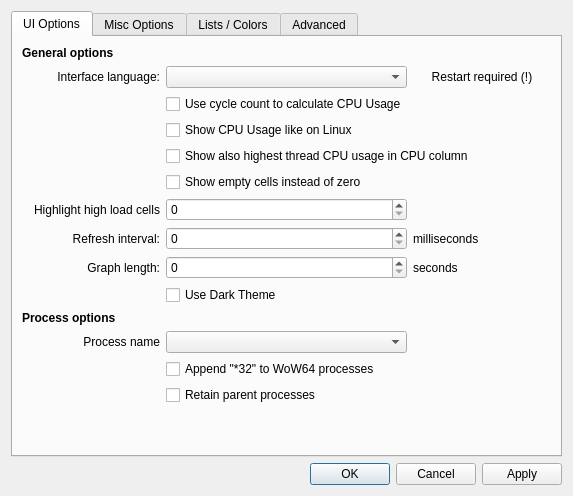
<?xml version="1.0" encoding="UTF-8"?>
<ui version="4.0">
 <class>SettingsWindow</class>
 <widget class="QWidget" name="SettingsWindow">
  <property name="geometry">
   <rect>
    <x>0</x>
    <y>0</y>
    <width>573</width>
    <height>496</height>
   </rect>
  </property>
  <property name="sizePolicy">
   <sizepolicy hsizetype="Preferred" vsizetype="Preferred">
    <horstretch>0</horstretch>
    <verstretch>0</verstretch>
   </sizepolicy>
  </property>
  <property name="minimumSize">
   <size>
    <width>0</width>
    <height>0</height>
   </size>
  </property>
  <property name="maximumSize">
   <size>
    <width>16777215</width>
    <height>16777215</height>
   </size>
  </property>
  <property name="windowTitle">
   <string>TaskExplorer Settings</string>
  </property>
  <layout class="QVBoxLayout" name="verticalLayout_2">
   <item>
    <layout class="QVBoxLayout" name="verticalLayout">
     <item>
      <widget class="QTabWidget" name="tabWidget">
       <property name="font">
        <font>
         <kerning>true</kerning>
        </font>
       </property>
       <property name="tabPosition">
        <enum>QTabWidget::TabPosition::North</enum>
       </property>
       <property name="currentIndex">
        <number>0</number>
       </property>
       <widget class="QWidget" name="tab">
        <attribute name="title">
         <string>UI Options</string>
        </attribute>
        <layout class="QGridLayout" name="gridLayout_4">
         <item row="1" column="0">
          <layout class="QGridLayout" name="gridLayout_3">
           <item row="6" column="1">
            <widget class="QSpinBox" name="highlightCount"/>
           </item>
           <item row="14" column="1">
            <spacer name="verticalSpacer">
             <property name="orientation">
              <enum>Qt::Orientation::Vertical</enum>
             </property>
             <property name="sizeHint" stdset="0">
              <size>
               <width>20</width>
               <height>40</height>
              </size>
             </property>
            </spacer>
           </item>
           <item row="14" column="0">
            <spacer name="horizontalSpacer_3">
             <property name="orientation">
              <enum>Qt::Orientation::Horizontal</enum>
             </property>
             <property name="sizeHint" stdset="0">
              <size>
               <width>40</width>
               <height>20</height>
              </size>
             </property>
            </spacer>
           </item>
           <item row="7" column="1">
            <widget class="QSpinBox" name="refreshInterval">
             <property name="maximum">
              <number>10000</number>
             </property>
             <property name="singleStep">
              <number>250</number>
             </property>
            </widget>
           </item>
           <item row="1" column="1">
            <widget class="QComboBox" name="uiLang"/>
           </item>
           <item row="6" column="0">
            <widget class="QLabel" name="label_18">
             <property name="text">
              <string>Highlight high load cells</string>
             </property>
             <property name="alignment">
              <set>Qt::AlignmentFlag::AlignRight|Qt::AlignmentFlag::AlignTrailing|Qt::AlignmentFlag::AlignVCenter</set>
             </property>
            </widget>
           </item>
           <item row="5" column="1">
            <widget class="QCheckBox" name="chkClearZeros">
             <property name="text">
              <string>Show empty cells instead of zero</string>
             </property>
            </widget>
           </item>
           <item row="7" column="2">
            <widget class="QLabel" name="label_12">
             <property name="text">
              <string>milliseconds</string>
             </property>
            </widget>
           </item>
           <item row="0" column="0">
            <widget class="QLabel" name="label_4">
             <property name="font">
              <font>
               <bold>true</bold>
               <kerning>true</kerning>
              </font>
             </property>
             <property name="text">
              <string>General options</string>
             </property>
            </widget>
           </item>
           <item row="2" column="1">
            <widget class="QCheckBox" name="chkUseCycles">
             <property name="text">
              <string>Use cycle count to calculate CPU Usage</string>
             </property>
            </widget>
           </item>
           <item row="8" column="0">
            <widget class="QLabel" name="label_8">
             <property name="text">
              <string>Graph length:</string>
             </property>
             <property name="alignment">
              <set>Qt::AlignmentFlag::AlignRight|Qt::AlignmentFlag::AlignTrailing|Qt::AlignmentFlag::AlignVCenter</set>
             </property>
            </widget>
           </item>
           <item row="8" column="2">
            <widget class="QLabel" name="label_11">
             <property name="text">
              <string>seconds</string>
             </property>
            </widget>
           </item>
           <item row="1" column="2">
            <widget class="QLabel" name="label_24">
             <property name="text">
              <string>Restart required (!)</string>
             </property>
             <property name="alignment">
              <set>Qt::AlignmentFlag::AlignCenter</set>
             </property>
            </widget>
           </item>
           <item row="3" column="1">
            <widget class="QCheckBox" name="chkLinuxStyle">
             <property name="text">
              <string>Show CPU Usage like on Linux</string>
             </property>
             <property name="tristate">
              <bool>true</bool>
             </property>
            </widget>
           </item>
           <item row="14" column="2">
            <spacer name="horizontalSpacer_2">
             <property name="orientation">
              <enum>Qt::Orientation::Horizontal</enum>
             </property>
             <property name="sizeHint" stdset="0">
              <size>
               <width>40</width>
               <height>20</height>
              </size>
             </property>
            </spacer>
           </item>
           <item row="8" column="1">
            <widget class="QSpinBox" name="graphLength">
             <property name="maximum">
              <number>1800</number>
             </property>
             <property name="singleStep">
              <number>60</number>
             </property>
            </widget>
           </item>
           <item row="7" column="0">
            <widget class="QLabel" name="label_9">
             <property name="text">
              <string>Refresh interval:</string>
             </property>
             <property name="alignment">
              <set>Qt::AlignmentFlag::AlignRight|Qt::AlignmentFlag::AlignTrailing|Qt::AlignmentFlag::AlignVCenter</set>
             </property>
            </widget>
           </item>
           <item row="13" column="1">
            <widget class="QCheckBox" name="chkParents">
             <property name="text">
              <string>Retain parent processes</string>
             </property>
            </widget>
           </item>
           <item row="10" column="0">
            <widget class="QLabel" name="label_7">
             <property name="font">
              <font>
               <bold>true</bold>
               <kerning>true</kerning>
              </font>
             </property>
             <property name="text">
              <string>Process options</string>
             </property>
            </widget>
           </item>
           <item row="9" column="1">
            <widget class="QCheckBox" name="chkDarkTheme">
             <property name="text">
              <string>Use Dark Theme</string>
             </property>
             <property name="tristate">
              <bool>true</bool>
             </property>
            </widget>
           </item>
           <item row="1" column="0">
            <widget class="QLabel" name="label_23">
             <property name="text">
              <string>Interface language:</string>
             </property>
             <property name="alignment">
              <set>Qt::AlignmentFlag::AlignRight|Qt::AlignmentFlag::AlignTrailing|Qt::AlignmentFlag::AlignVCenter</set>
             </property>
            </widget>
           </item>
           <item row="11" column="1">
            <widget class="QComboBox" name="processName"/>
           </item>
           <item row="12" column="1">
            <widget class="QCheckBox" name="chkShow32">
             <property name="text">
              <string>Append &quot;*32&quot; to WoW64 processes</string>
             </property>
            </widget>
           </item>
           <item row="11" column="0">
            <widget class="QLabel" name="label_14">
             <property name="text">
              <string>Process name</string>
             </property>
             <property name="alignment">
              <set>Qt::AlignmentFlag::AlignRight|Qt::AlignmentFlag::AlignTrailing|Qt::AlignmentFlag::AlignVCenter</set>
             </property>
            </widget>
           </item>
           <item row="4" column="1" colspan="2">
            <widget class="QCheckBox" name="chkMaxThread">
             <property name="text">
              <string>Show also highest thread CPU usage in CPU column</string>
             </property>
            </widget>
           </item>
          </layout>
         </item>
        </layout>
       </widget>
       <widget class="QWidget" name="tab_4">
        <attribute name="title">
         <string>Misc Options</string>
        </attribute>
        <layout class="QGridLayout" name="gridLayout_9">
         <item row="0" column="0">
          <layout class="QGridLayout" name="gridLayout_8">
           <item row="9" column="1">
            <spacer name="verticalSpacer_4">
             <property name="orientation">
              <enum>Qt::Orientation::Vertical</enum>
             </property>
             <property name="sizeHint" stdset="0">
              <size>
               <width>20</width>
               <height>40</height>
              </size>
             </property>
            </spacer>
           </item>
           <item row="9" column="0">
            <spacer name="horizontalSpacer_9">
             <property name="orientation">
              <enum>Qt::Orientation::Horizontal</enum>
             </property>
             <property name="sizeHint" stdset="0">
              <size>
               <width>40</width>
               <height>20</height>
              </size>
             </property>
            </spacer>
           </item>
           <item row="3" column="1">
            <widget class="QCheckBox" name="chkReverseDns">
             <property name="text">
              <string>Use Reverse DNS for remote host name resolution</string>
             </property>
            </widget>
           </item>
           <item row="0" column="0">
            <widget class="QLabel" name="label_43">
             <property name="font">
              <font>
               <bold>true</bold>
               <kerning>true</kerning>
              </font>
             </property>
             <property name="text">
              <string>Network Options</string>
             </property>
            </widget>
           </item>
           <item row="2" column="1">
            <widget class="QCheckBox" name="chkLanPlot">
             <property name="text">
              <string>Show LAN only TCP/IP Traffic (ETW)</string>
             </property>
            </widget>
           </item>
           <item row="4" column="1" colspan="2">
            <widget class="QCheckBox" name="chkSmartDns">
             <property name="text">
              <string>Use DNS cache for remote host name resolution</string>
             </property>
            </widget>
           </item>
           <item row="1" column="1">
            <widget class="QCheckBox" name="chkUdpCons">
             <property name="text">
              <string>Show Pseudo UDP Connections (ETW)</string>
             </property>
            </widget>
           </item>
           <item row="5" column="0">
            <widget class="QLabel" name="label_5">
             <property name="font">
              <font>
               <bold>true</bold>
               <kerning>true</kerning>
              </font>
             </property>
             <property name="text">
              <string>Tray options</string>
             </property>
            </widget>
           </item>
           <item row="6" column="1">
            <widget class="QCheckBox" name="chkShowTray">
             <property name="text">
              <string>Show Sys-Tray</string>
             </property>
            </widget>
           </item>
           <item row="9" column="2">
            <spacer name="horizontalSpacer_8">
             <property name="orientation">
              <enum>Qt::Orientation::Horizontal</enum>
             </property>
             <property name="sizeHint" stdset="0">
              <size>
               <width>40</width>
               <height>20</height>
              </size>
             </property>
            </spacer>
           </item>
           <item row="7" column="1">
            <widget class="QComboBox" name="trayMode"/>
           </item>
           <item row="7" column="0">
            <widget class="QLabel" name="label_10">
             <property name="text">
              <string>Infos in tray:</string>
             </property>
             <property name="alignment">
              <set>Qt::AlignmentFlag::AlignRight|Qt::AlignmentFlag::AlignTrailing|Qt::AlignmentFlag::AlignVCenter</set>
             </property>
            </widget>
           </item>
           <item row="8" column="0">
            <widget class="QLabel" name="label_15">
             <property name="text">
              <string>On main window close:</string>
             </property>
             <property name="alignment">
              <set>Qt::AlignmentFlag::AlignRight|Qt::AlignmentFlag::AlignTrailing|Qt::AlignmentFlag::AlignVCenter</set>
             </property>
            </widget>
           </item>
           <item row="8" column="1">
            <widget class="QComboBox" name="onClose"/>
           </item>
          </layout>
         </item>
        </layout>
       </widget>
       <widget class="QWidget" name="tab_2">
        <attribute name="title">
         <string>Lists / Colors</string>
        </attribute>
        <layout class="QGridLayout" name="gridLayout_2">
         <item row="0" column="0">
          <layout class="QGridLayout" name="gridLayout">
           <item row="0" column="1">
            <widget class="QSpinBox" name="highlightTime">
             <property name="maximum">
              <number>60000</number>
             </property>
             <property name="singleStep">
              <number>500</number>
             </property>
            </widget>
           </item>
           <item row="0" column="0">
            <widget class="QLabel" name="label_19">
             <property name="text">
              <string>New item highlight time:</string>
             </property>
            </widget>
           </item>
           <item row="2" column="0">
            <widget class="QLabel" name="label_2">
             <property name="text">
              <string>List item colors</string>
             </property>
            </widget>
           </item>
           <item row="1" column="0">
            <widget class="QLabel" name="label">
             <property name="text">
              <string>Old item persistence time:</string>
             </property>
            </widget>
           </item>
           <item row="1" column="1">
            <widget class="QSpinBox" name="persistenceTime">
             <property name="maximum">
              <number>60000</number>
             </property>
             <property name="singleStep">
              <number>500</number>
             </property>
            </widget>
           </item>
           <item row="5" column="2">
            <widget class="QLineEdit" name="cellSeparator">
             <property name="maximumSize">
              <size>
               <width>75</width>
               <height>16777215</height>
              </size>
             </property>
            </widget>
           </item>
           <item row="5" column="3">
            <widget class="QLabel" name="label_22">
             <property name="text">
              <string>Max cell width:</string>
             </property>
             <property name="alignment">
              <set>Qt::AlignmentFlag::AlignRight|Qt::AlignmentFlag::AlignTrailing|Qt::AlignmentFlag::AlignVCenter</set>
             </property>
            </widget>
           </item>
           <item row="5" column="4">
            <widget class="QSpinBox" name="maxCellWidth">
             <property name="minimum">
              <number>0</number>
             </property>
             <property name="maximum">
              <number>1000</number>
             </property>
             <property name="value">
              <number>0</number>
             </property>
            </widget>
           </item>
           <item row="2" column="2" colspan="3">
            <spacer name="horizontalSpacer_4">
             <property name="orientation">
              <enum>Qt::Orientation::Horizontal</enum>
             </property>
             <property name="sizeHint" stdset="0">
              <size>
               <width>40</width>
               <height>20</height>
              </size>
             </property>
            </spacer>
           </item>
           <item row="3" column="0" colspan="5">
            <widget class="QListWidget" name="colorList"/>
           </item>
           <item row="4" column="0" colspan="2">
            <widget class="QLabel" name="label_3">
             <property name="text">
              <string>Double-click on an item to change its color.</string>
             </property>
            </widget>
           </item>
           <item row="0" column="2">
            <widget class="QLabel" name="label_20">
             <property name="text">
              <string>milliseconds</string>
             </property>
            </widget>
           </item>
           <item row="1" column="2">
            <widget class="QLabel" name="label_13">
             <property name="text">
              <string>milliseconds</string>
             </property>
            </widget>
           </item>
           <item row="5" column="0">
            <widget class="QCheckBox" name="chkSimpleCopy">
             <property name="text">
              <string>Simple list copy format</string>
             </property>
            </widget>
           </item>
           <item row="5" column="1">
            <widget class="QLabel" name="label_21">
             <property name="text">
              <string>Separator:</string>
             </property>
             <property name="alignment">
              <set>Qt::AlignmentFlag::AlignRight|Qt::AlignmentFlag::AlignTrailing|Qt::AlignmentFlag::AlignVCenter</set>
             </property>
            </widget>
           </item>
          </layout>
         </item>
        </layout>
       </widget>
       <widget class="QWidget" name="tab_3">
        <attribute name="title">
         <string>Advanced</string>
        </attribute>
        <layout class="QGridLayout" name="gridLayout_6">
         <item row="0" column="0">
          <layout class="QGridLayout" name="gridLayout_5">
           <item row="0" column="0">
            <widget class="QLabel" name="label_6">
             <property name="font">
              <font>
               <bold>true</bold>
               <kerning>true</kerning>
              </font>
             </property>
             <property name="text">
              <string>Symbol options</string>
             </property>
            </widget>
           </item>
           <item row="8" column="1" colspan="2">
            <widget class="QCheckBox" name="chkSoftForce">
             <property name="text">
              <string>Use soft force, hold CTRL to use hard force</string>
             </property>
            </widget>
           </item>
           <item row="4" column="1">
            <widget class="QCheckBox" name="chkTraceDLLs">
             <property name="text">
              <string>Trace unloaded modules</string>
             </property>
            </widget>
           </item>
           <item row="2" column="0">
            <widget class="QCheckBox" name="chkSymbolPath">
             <property name="text">
              <string>Download Symbols:</string>
             </property>
            </widget>
           </item>
           <item row="2" column="1" colspan="2">
            <widget class="QLineEdit" name="symbolPath"/>
           </item>
           <item row="6" column="0">
            <widget class="QLabel" name="label_17">
             <property name="font">
              <font>
               <bold>true</bold>
               <kerning>true</kerning>
              </font>
             </property>
             <property name="text">
              <string>Other Options</string>
             </property>
            </widget>
           </item>
           <item row="9" column="2">
            <spacer name="horizontalSpacer_5">
             <property name="orientation">
              <enum>Qt::Orientation::Horizontal</enum>
             </property>
             <property name="sizeHint" stdset="0">
              <size>
               <width>40</width>
               <height>20</height>
              </size>
             </property>
            </spacer>
           </item>
           <item row="9" column="1">
            <spacer name="verticalSpacer_2">
             <property name="orientation">
              <enum>Qt::Orientation::Vertical</enum>
             </property>
             <property name="sizeHint" stdset="0">
              <size>
               <width>20</width>
               <height>40</height>
              </size>
             </property>
            </spacer>
           </item>
           <item row="9" column="0">
            <spacer name="horizontalSpacer">
             <property name="orientation">
              <enum>Qt::Orientation::Horizontal</enum>
             </property>
             <property name="sizeHint" stdset="0">
              <size>
               <width>40</width>
               <height>20</height>
              </size>
             </property>
            </spacer>
           </item>
           <item row="1" column="1">
            <widget class="QCheckBox" name="chkUndecorate">
             <property name="text">
              <string>Undecorate symbols</string>
             </property>
            </widget>
           </item>
           <item row="5" column="1">
            <widget class="QCheckBox" name="chkGetRefServices">
             <property name="text">
              <string>Resolve refering services</string>
             </property>
            </widget>
           </item>
           <item row="3" column="0">
            <widget class="QLabel" name="label_30">
             <property name="font">
              <font>
               <bold>true</bold>
               <kerning>true</kerning>
              </font>
             </property>
             <property name="text">
              <string>Dll Options</string>
             </property>
            </widget>
           </item>
           <item row="8" column="0">
            <widget class="QLabel" name="label_16">
             <property name="text">
              <string>Forced Shutdown/Reboot:</string>
             </property>
             <property name="alignment">
              <set>Qt::AlignmentFlag::AlignRight|Qt::AlignmentFlag::AlignTrailing|Qt::AlignmentFlag::AlignVCenter</set>
             </property>
            </widget>
           </item>
           <item row="7" column="0">
            <widget class="QLabel" name="label_31">
             <property name="text">
              <string/>
             </property>
             <property name="alignment">
              <set>Qt::AlignmentFlag::AlignRight|Qt::AlignmentFlag::AlignTrailing|Qt::AlignmentFlag::AlignVCenter</set>
             </property>
            </widget>
           </item>
           <item row="7" column="1">
            <widget class="QCheckBox" name="chkSandboxie">
             <property name="text">
              <string>Support Sandboxie</string>
             </property>
            </widget>
           </item>
           <item row="7" column="2">
            <widget class="QLabel" name="label_25">
             <property name="text">
              <string>Restart required (!)</string>
             </property>
             <property name="alignment">
              <set>Qt::AlignmentFlag::AlignCenter</set>
             </property>
            </widget>
           </item>
          </layout>
         </item>
        </layout>
       </widget>
      </widget>
     </item>
     <item>
      <widget class="QDialogButtonBox" name="buttonBox">
       <property name="standardButtons">
        <set>QDialogButtonBox::StandardButton::Apply|QDialogButtonBox::StandardButton::Cancel|QDialogButtonBox::StandardButton::Ok</set>
       </property>
      </widget>
     </item>
    </layout>
   </item>
  </layout>
 </widget>
 <resources/>
 <connections/>
</ui>
